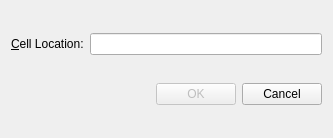
<?xml version="1.0" encoding="UTF-8"?>
<ui version="4.0">
 <class>GotoCellDialog</class>
 <widget class="QDialog" name="GotoCellDialog">
  <property name="geometry">
   <rect>
    <x>0</x>
    <y>0</y>
    <width>333</width>
    <height>138</height>
   </rect>
  </property>
  <property name="windowTitle">
   <string>GoToCellDialog</string>
  </property>
  <layout class="QVBoxLayout" name="verticalLayout">
   <item>
    <layout class="QHBoxLayout" name="horizontalLayout">
     <item>
      <widget class="QLabel" name="label">
       <property name="text">
        <string>&amp;Cell Location:</string>
       </property>
       <property name="buddy">
        <cstring>lineEdit</cstring>
       </property>
      </widget>
     </item>
     <item>
      <widget class="QLineEdit" name="lineEdit"/>
     </item>
    </layout>
   </item>
   <item>
    <layout class="QHBoxLayout" name="horizontalLayout_2">
     <item>
      <spacer name="horizontalSpacer">
       <property name="orientation">
        <enum>Qt::Horizontal</enum>
       </property>
       <property name="sizeHint" stdset="0">
        <size>
         <width>40</width>
         <height>20</height>
        </size>
       </property>
      </spacer>
     </item>
     <item>
      <widget class="QPushButton" name="okButton">
       <property name="enabled">
        <bool>false</bool>
       </property>
       <property name="text">
        <string>OK</string>
       </property>
       <property name="default">
        <bool>true</bool>
       </property>
      </widget>
     </item>
     <item>
      <widget class="QPushButton" name="cancelButton">
       <property name="text">
        <string>Cancel</string>
       </property>
      </widget>
     </item>
    </layout>
   </item>
  </layout>
 </widget>
 <layoutdefault spacing="6" margin="11"/>
 <resources/>
 <connections/>
</ui>
